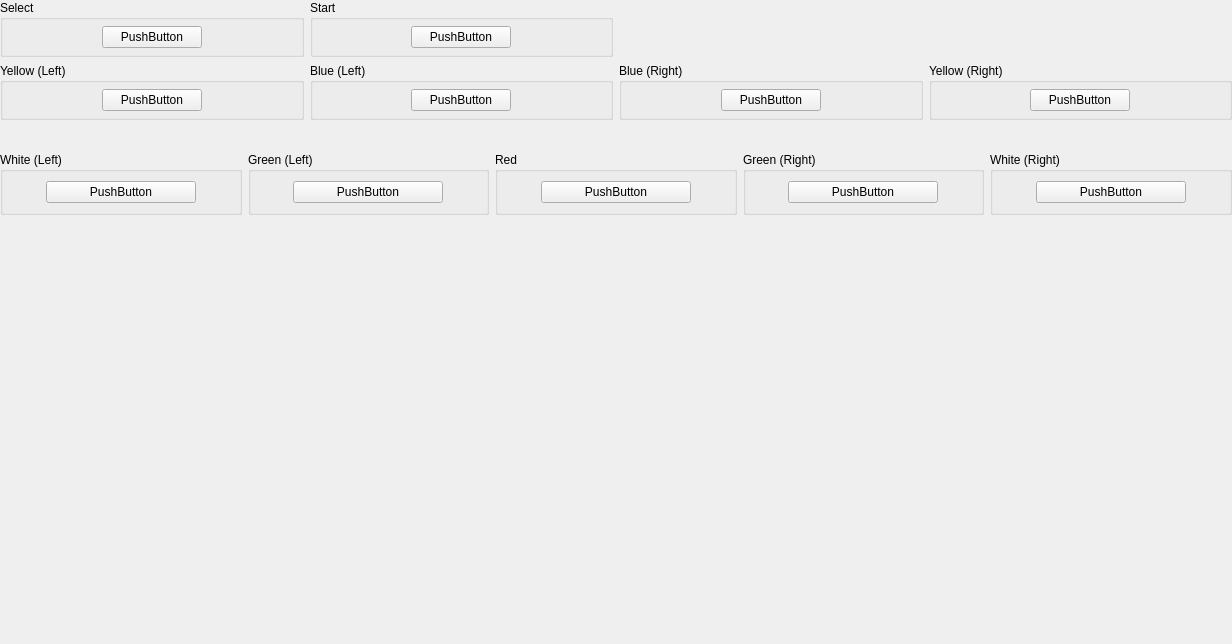
<?xml version="1.0" encoding="UTF-8"?>
<ui version="4.0">
 <class>ControllerBindingWidget_Popn</class>
 <widget class="QWidget" name="ControllerBindingWidget_Popn">
  <property name="geometry">
   <rect>
    <x>0</x>
    <y>0</y>
    <width>1232</width>
    <height>644</height>
   </rect>
  </property>
  <property name="sizePolicy">
   <sizepolicy hsizetype="MinimumExpanding" vsizetype="Preferred">
    <horstretch>0</horstretch>
    <verstretch>0</verstretch>
   </sizepolicy>
  </property>
  <property name="minimumSize">
   <size>
    <width>1100</width>
    <height>500</height>
   </size>
  </property>
  <layout class="QGridLayout" name="gridLayout_35">
   <property name="leftMargin">
    <number>0</number>
   </property>
   <property name="topMargin">
    <number>0</number>
   </property>
   <property name="rightMargin">
    <number>0</number>
   </property>
   <property name="bottomMargin">
    <number>0</number>
   </property>
   <item row="0" column="2" rowspan="3">
    <layout class="QVBoxLayout" name="verticalLayout"/>
   </item>
   <item row="1" column="1">
    <layout class="QHBoxLayout" name="horizontalLayout_4">
     <item>
      <spacer name="horizontalSpacer">
       <property name="orientation">
        <enum>Qt::Orientation::Horizontal</enum>
       </property>
       <property name="sizeHint" stdset="0">
        <size>
         <width>40</width>
         <height>20</height>
        </size>
       </property>
      </spacer>
     </item>
     <item>
      <widget class="QLabel" name="label">
       <property name="sizePolicy">
        <sizepolicy hsizetype="Fixed" vsizetype="Fixed">
         <horstretch>0</horstretch>
         <verstretch>0</verstretch>
        </sizepolicy>
       </property>
       <property name="maximumSize">
        <size>
         <width>400</width>
         <height>266</height>
        </size>
       </property>
       <property name="text">
        <string/>
       </property>
       <property name="pixmap">
        <pixmap resource="../resources/resources.qrc">:/images/Popn.svg</pixmap>
       </property>
       <property name="scaledContents">
        <bool>true</bool>
       </property>
      </widget>
     </item>
     <item>
      <spacer name="horizontalSpacer_2">
       <property name="orientation">
        <enum>Qt::Orientation::Horizontal</enum>
       </property>
       <property name="sizeHint" stdset="0">
        <size>
         <width>40</width>
         <height>20</height>
        </size>
       </property>
      </spacer>
     </item>
    </layout>
   </item>
   <item row="0" column="0" rowspan="3">
    <layout class="QVBoxLayout" name="verticalLayout_2"/>
   </item>
   <item row="0" column="1">
    <layout class="QGridLayout" name="gridLayout_27">
     <item row="0" column="0">
      <widget class="QGroupBox" name="groupBox_21">
       <property name="title">
        <string extracomment="Leave this button name as-is or uppercase it entirely.">Select</string>
       </property>
       <layout class="QGridLayout" name="gridLayout_21">
        <property name="leftMargin">
         <number>6</number>
        </property>
        <property name="topMargin">
         <number>6</number>
        </property>
        <property name="rightMargin">
         <number>6</number>
        </property>
        <property name="bottomMargin">
         <number>6</number>
        </property>
        <item row="0" column="0">
         <widget class="InputBindingWidget" name="Select">
          <property name="maximumSize">
           <size>
            <width>100</width>
            <height>16777215</height>
           </size>
          </property>
          <property name="text">
           <string notr="true">PushButton</string>
          </property>
         </widget>
        </item>
       </layout>
      </widget>
     </item>
     <item row="1" column="0">
      <widget class="QGroupBox" name="groupBox_22">
       <property name="title">
        <string>Yellow (Left)</string>
       </property>
       <layout class="QGridLayout" name="gridLayout_22">
        <property name="leftMargin">
         <number>6</number>
        </property>
        <property name="topMargin">
         <number>6</number>
        </property>
        <property name="rightMargin">
         <number>6</number>
        </property>
        <property name="bottomMargin">
         <number>6</number>
        </property>
        <item row="0" column="0">
         <widget class="InputBindingWidget" name="YellowL">
          <property name="maximumSize">
           <size>
            <width>100</width>
            <height>16777215</height>
           </size>
          </property>
          <property name="text">
           <string notr="true">PushButton</string>
          </property>
         </widget>
        </item>
       </layout>
      </widget>
     </item>
     <item row="1" column="3">
      <widget class="QGroupBox" name="groupBox_24">
       <property name="title">
        <string>Yellow (Right)</string>
       </property>
       <layout class="QGridLayout" name="gridLayout_24">
        <property name="leftMargin">
         <number>6</number>
        </property>
        <property name="topMargin">
         <number>6</number>
        </property>
        <property name="rightMargin">
         <number>6</number>
        </property>
        <property name="bottomMargin">
         <number>6</number>
        </property>
        <item row="0" column="0">
         <widget class="InputBindingWidget" name="YellowR">
          <property name="maximumSize">
           <size>
            <width>100</width>
            <height>16777215</height>
           </size>
          </property>
          <property name="text">
           <string notr="true">PushButton</string>
          </property>
         </widget>
        </item>
       </layout>
      </widget>
     </item>
     <item row="1" column="2">
      <widget class="QGroupBox" name="groupBox_26">
       <property name="title">
        <string>Blue (Right)</string>
       </property>
       <layout class="QGridLayout" name="gridLayout_26">
        <property name="leftMargin">
         <number>6</number>
        </property>
        <property name="topMargin">
         <number>6</number>
        </property>
        <property name="rightMargin">
         <number>6</number>
        </property>
        <property name="bottomMargin">
         <number>6</number>
        </property>
        <item row="0" column="0">
         <widget class="InputBindingWidget" name="BlueR">
          <property name="maximumSize">
           <size>
            <width>100</width>
            <height>16777215</height>
           </size>
          </property>
          <property name="text">
           <string notr="true">PushButton</string>
          </property>
         </widget>
        </item>
       </layout>
      </widget>
     </item>
     <item row="1" column="1">
      <widget class="QGroupBox" name="groupBox_25">
       <property name="title">
        <string>Blue (Left)</string>
       </property>
       <layout class="QGridLayout" name="gridLayout_25">
        <property name="leftMargin">
         <number>6</number>
        </property>
        <property name="topMargin">
         <number>6</number>
        </property>
        <property name="rightMargin">
         <number>6</number>
        </property>
        <property name="bottomMargin">
         <number>6</number>
        </property>
        <item row="0" column="0">
         <widget class="InputBindingWidget" name="BlueL">
          <property name="maximumSize">
           <size>
            <width>100</width>
            <height>16777215</height>
           </size>
          </property>
          <property name="text">
           <string notr="true">PushButton</string>
          </property>
         </widget>
        </item>
       </layout>
      </widget>
     </item>
     <item row="0" column="1">
      <widget class="QGroupBox" name="groupBox_23">
       <property name="title">
        <string extracomment="Leave this button name as-is or uppercase it entirely.">Start</string>
       </property>
       <layout class="QGridLayout" name="gridLayout_23">
        <property name="leftMargin">
         <number>6</number>
        </property>
        <property name="topMargin">
         <number>6</number>
        </property>
        <property name="rightMargin">
         <number>6</number>
        </property>
        <property name="bottomMargin">
         <number>6</number>
        </property>
        <item row="0" column="0">
         <widget class="InputBindingWidget" name="Start">
          <property name="maximumSize">
           <size>
            <width>100</width>
            <height>16777215</height>
           </size>
          </property>
          <property name="text">
           <string notr="true">PushButton</string>
          </property>
         </widget>
        </item>
       </layout>
      </widget>
     </item>
    </layout>
   </item>
   <item row="2" column="1">
    <layout class="QGridLayout" name="gridLayout_32">
     <item row="0" column="2">
      <widget class="QGroupBox" name="groupBox_34">
       <property name="title">
        <string>Red</string>
       </property>
       <layout class="QGridLayout" name="gridLayout_34">
        <item row="0" column="0">
         <widget class="InputBindingWidget" name="Red">
          <property name="sizePolicy">
           <sizepolicy hsizetype="Minimum" vsizetype="Fixed">
            <horstretch>0</horstretch>
            <verstretch>0</verstretch>
           </sizepolicy>
          </property>
          <property name="minimumSize">
           <size>
            <width>150</width>
            <height>0</height>
           </size>
          </property>
          <property name="maximumSize">
           <size>
            <width>100</width>
            <height>16777215</height>
           </size>
          </property>
          <property name="text">
           <string notr="true">PushButton</string>
          </property>
         </widget>
        </item>
       </layout>
      </widget>
     </item>
     <item row="1" column="0" colspan="5">
      <spacer name="verticalSpacer">
       <property name="orientation">
        <enum>Qt::Orientation::Vertical</enum>
       </property>
       <property name="sizeHint" stdset="0">
        <size>
         <width>20</width>
         <height>40</height>
        </size>
       </property>
      </spacer>
     </item>
     <item row="0" column="3">
      <widget class="QGroupBox" name="groupBox_28">
       <property name="title">
        <string>Green (Right)</string>
       </property>
       <layout class="QGridLayout" name="gridLayout_29">
        <property name="leftMargin">
         <number>6</number>
        </property>
        <property name="topMargin">
         <number>6</number>
        </property>
        <property name="rightMargin">
         <number>6</number>
        </property>
        <property name="bottomMargin">
         <number>6</number>
        </property>
        <item row="0" column="0">
         <widget class="InputBindingWidget" name="GreenR">
          <property name="minimumSize">
           <size>
            <width>150</width>
            <height>0</height>
           </size>
          </property>
          <property name="maximumSize">
           <size>
            <width>100</width>
            <height>16777215</height>
           </size>
          </property>
          <property name="text">
           <string notr="true">PushButton</string>
          </property>
         </widget>
        </item>
       </layout>
      </widget>
     </item>
     <item row="0" column="0">
      <widget class="QGroupBox" name="groupBox_27">
       <property name="title">
        <string>White (Left)</string>
       </property>
       <layout class="QGridLayout" name="gridLayout_28">
        <property name="leftMargin">
         <number>6</number>
        </property>
        <property name="topMargin">
         <number>6</number>
        </property>
        <property name="rightMargin">
         <number>6</number>
        </property>
        <property name="bottomMargin">
         <number>6</number>
        </property>
        <item row="0" column="0">
         <widget class="InputBindingWidget" name="WhiteL">
          <property name="minimumSize">
           <size>
            <width>150</width>
            <height>0</height>
           </size>
          </property>
          <property name="maximumSize">
           <size>
            <width>100</width>
            <height>16777215</height>
           </size>
          </property>
          <property name="text">
           <string notr="true">PushButton</string>
          </property>
         </widget>
        </item>
       </layout>
      </widget>
     </item>
     <item row="0" column="1">
      <widget class="QGroupBox" name="groupBox_29">
       <property name="title">
        <string>Green (Left)</string>
       </property>
       <layout class="QGridLayout" name="gridLayout_30">
        <property name="leftMargin">
         <number>6</number>
        </property>
        <property name="topMargin">
         <number>6</number>
        </property>
        <property name="rightMargin">
         <number>6</number>
        </property>
        <property name="bottomMargin">
         <number>6</number>
        </property>
        <item row="0" column="0">
         <widget class="InputBindingWidget" name="GreenL">
          <property name="minimumSize">
           <size>
            <width>150</width>
            <height>0</height>
           </size>
          </property>
          <property name="maximumSize">
           <size>
            <width>100</width>
            <height>16777215</height>
           </size>
          </property>
          <property name="text">
           <string notr="true">PushButton</string>
          </property>
         </widget>
        </item>
       </layout>
      </widget>
     </item>
     <item row="0" column="4">
      <widget class="QGroupBox" name="groupBox_30">
       <property name="title">
        <string>White (Right)</string>
       </property>
       <layout class="QGridLayout" name="gridLayout_31">
        <property name="leftMargin">
         <number>6</number>
        </property>
        <property name="topMargin">
         <number>6</number>
        </property>
        <property name="rightMargin">
         <number>6</number>
        </property>
        <property name="bottomMargin">
         <number>6</number>
        </property>
        <item row="0" column="0">
         <widget class="InputBindingWidget" name="WhiteR">
          <property name="minimumSize">
           <size>
            <width>150</width>
            <height>0</height>
           </size>
          </property>
          <property name="maximumSize">
           <size>
            <width>100</width>
            <height>16777215</height>
           </size>
          </property>
          <property name="text">
           <string notr="true">PushButton</string>
          </property>
         </widget>
        </item>
       </layout>
      </widget>
     </item>
    </layout>
   </item>
  </layout>
 </widget>
 <customwidgets>
  <customwidget>
   <class>InputBindingWidget</class>
   <extends>QPushButton</extends>
   <header>Settings/InputBindingWidget.h</header>
  </customwidget>
 </customwidgets>
 <tabstops>
  <tabstop>Select</tabstop>
  <tabstop>Start</tabstop>
  <tabstop>YellowL</tabstop>
  <tabstop>BlueL</tabstop>
  <tabstop>BlueR</tabstop>
  <tabstop>YellowR</tabstop>
  <tabstop>WhiteL</tabstop>
  <tabstop>GreenL</tabstop>
  <tabstop>Red</tabstop>
  <tabstop>GreenR</tabstop>
  <tabstop>WhiteR</tabstop>
 </tabstops>
 <resources>
  <include location="../resources/resources.qrc"/>
 </resources>
 <connections/>
</ui>
